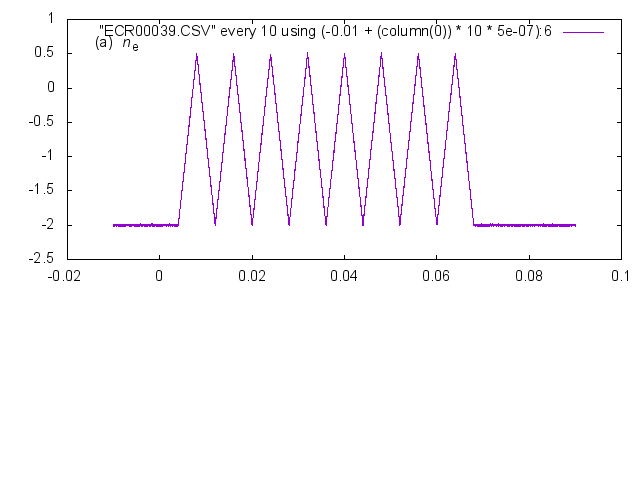

Here is the gnuplot script that generated this plot:
set term png enhanced transparent truecolor font arial 11 size 640, 480
set out "PlotRaw_DL750_CH6.png"
set datafile separator ','
set multiplot 
set origin 0.0, 0.46
set size 1.0, 0.5
set lmargin 7.5
set rmargin 2
set tmargin 0
set bmargin 0
set label 2 left at graph 0.05,0.9 "{/Arial (a)} {/Arial:Italic n}_{/Arial e}"
set yrange [*<0:0<*]
plot "ECR00039.CSV" every 10 using (-0.01 + (column(0)) * 10 * 5e-07):6 with line
